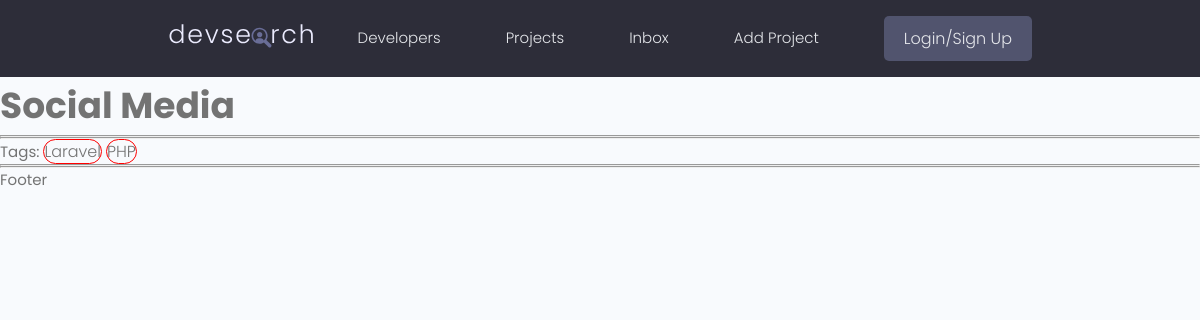
Screenshot of /project/ec490d65-693b-45c0-8991-2b7fcbdaad7b with the database file from the repository.
### projects/models.py (models this page shows, shortened)
class Project(models.Model):
    id = models.UUIDField(default=uuid.uuid4, unique=True, primary_key=True, editable=False)
    title = models.CharField(max_length=200)
    description = models.TextField(null=True, blank=True)
    featured_image = models.ImageField(null=True, blank=True, default="default.png")
    demo_link = models.CharField(max_length=2000, null=True, blank=True)
    source_link= models.CharField(max_length=2000, null=True, blank=True)
    tags = models.ManyToManyField('Tag', null=True, blank=True)
    vote_total = models.IntegerField(null=True, blank=True, default=0)
    vote_ratio = models.IntegerField(null=True, blank=True, default=0)
    created = models.DateTimeField(auto_now_add=True)

class Tag(models.Model):
    id = models.UUIDField(default=uuid.uuid4, unique=True, primary_key=True, editable=False)
    name = models.CharField(max_length=200)
    created = models.DateTimeField(auto_now_add=True)
    def __str__(self):
        return self.name

### projects/views.py (the view)
# urls.py: path('project/<str:pk>', views.project, name="project"),
def project(request, pk):
    projectObj= Project.objects.get(id=pk)
    return render(request, 'projects/project.html', {"project": projectObj})

### projects/templates/projects/project.html (shortened to what this page needs)
{% extends 'main.html' %}
{% block content %}
<h2>{{ project.title }}</h2>
<hr>
<hr>
Tags:
{% for tag in project.tags.all %}
 <span style="border:1px solid red;border-radius:30px;">{{ tag }}</span>
{% endfor %}
<hr>
{% endblock content %}

### static/styles/app.css (style rules this page uses)
:root { --color-sub: #2d2d39; }

### static/uikit/styles/modules/_variables.css (style rules this page uses)
:root { --color-main: #5aa5b9; --color-main-light: #e6faff; --color-sub: #3f4156; --color-sub-light: #51546e; --color-sub-lighter: #ededfd; --color-text: #737373; --color-gray: #8b8b8b; --color-light: #e5e7eb; --color-light-gray: #767676; --color-bg: #f8fafd; --color-white: #fffefd; --color-white-light: #f3f3f3; --color-success: #359e64; --color-success-bg: #def8e8; --color-error: #fc4b0b; --color-error-bg: #fff2ee; --font-base: 'Poppins', arial, helvetica, 'Segoe UI', roboto, ubuntu, sans-serif; --font-monospace: 'Fira Code', 'Courier New', courier, monospace; --font-regular: 300; --font-medium: 500; --font-bold: 700; --generic-shadow: 1px 1px 5px #00000010; --generic-transition: all 0.3s ease-in-out; }

### static/uikit/styles/modules/_base.css (style rules this page uses)
* { margin: 0; padding: 0; box-sizing: border-box; text-rendering: optimizeLegibility; color: inherit; font-size: inherit; }
html { font-size: 50%; }
@media only screen and (min-width: 480px) { html { font-size: 56.25%; } }
@media only screen and (min-width: 1200px) { html { font-size: 62.5%; } }
body { line-height: 1.6; font-weight: 400; font-size: 1.5rem; color: var(--color-text); background-color: var(--color-bg); min-height: 100vh; }

### static/uikit/styles/modules/_typography.css (style rules this page uses)
* { font-family: var(--font-base); }
h2 { font-size: 3.6rem; font-weight: var(--font-bold); }
p, span, strong { font-size: 1.6rem; color: var(--color-text); font-weight: var(--font-regular); }

### rows the page displays
Project: title "Social Media"
Tag: name "Laravel"
Tag: name "PHP"
